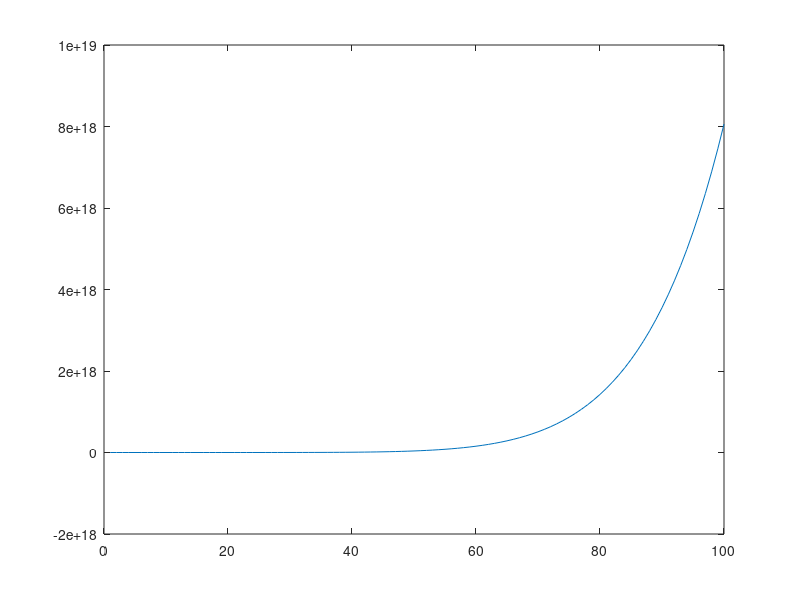

Source code (MATLAB):
# ==== Initialisation ==============================================================  clc;  clear;# ==================================================================================# ==== Fonctions ===================================================================  #---- Fonction d'exemple ---------------------------------------------------------  #f = @(x) (3*x^2)+(2*x)+1;    f = @(x) ((3*x^4)/(2*x^3)+(5*x^2))^4+(10*x)+1;  #---- Fonction dérivée -----------------------------------------------------------  d = @(fct,x)((fct(x+1) - (fct(x))) / ((x+1) -(x)));  #---- dérivée n fois -------------------------------------------------------------  function result = derivee_Nfois(fct, n, nbrePoints)    # fonction de dérivée    d = @(fct,x)((fct(x+1) - (fct(x))) / ((x+1) -(x)));    # calcul de la première dérivée    for i=1:nbrePoints+n      Tab(i) = d(fct, i);    endfor    # calcul des autres dérivées si n < 1    if(n>1)      for j=2:n        for i=1:nbrePoints+n-j          Tab(i) = d(Tab, i);        endfor      endfor    endif    # efface le dernier point qui ne servait qu'à calculer le nème    # retourne le tableau de points    result = Tab(1:nbrePoints);    return  endfunction# ==================================================================================%# ==== Programme de test ===========================================================%%  #---- calcul des points de la fonction f -----------------------------------------%%  for i=1:100%    Tab_f(i) = f(i);%  endfor%%  #---- test de la fonction derivee_Nfois ------------------------------------------%%  Tab_d1 = derivee_Nfois(f, 1, 100); # 1ère dérivée de f%  Tab_d2 = derivee_Nfois(f, 2, 100); # 2ème dérivée de f%  Tab_d3 = derivee_Nfois(f, 3, 100); # 3ème dérivée de f%  Tab_d4 = derivee_Nfois(f, 7, 100); # 4ème dérivée de f%%  #---- Affichage ------------------------------------------------------------------%%  hold on%%  #plot(Tab_f);%  #plot(Tab_d1);%  #plot(Tab_d2);%  #plot(Tab_d3);%  plot(Tab_d4);%  %%  hold off%%# ==================================================================================# ==== Taylor ======================================================================  function result = Taylor(fct, point, iterations)    B = zeros(100,1);        for x=1:100      for i=1:iterations        A = derivee_Nfois(fct, i, point)(point);                B(x) += ((A * ((x-point)^i)) / (factorial(i)));      endfor    endfor    result = B;    return      endfunction B = Taylor(f, 10,8);  plot(B);  # =================================================================================